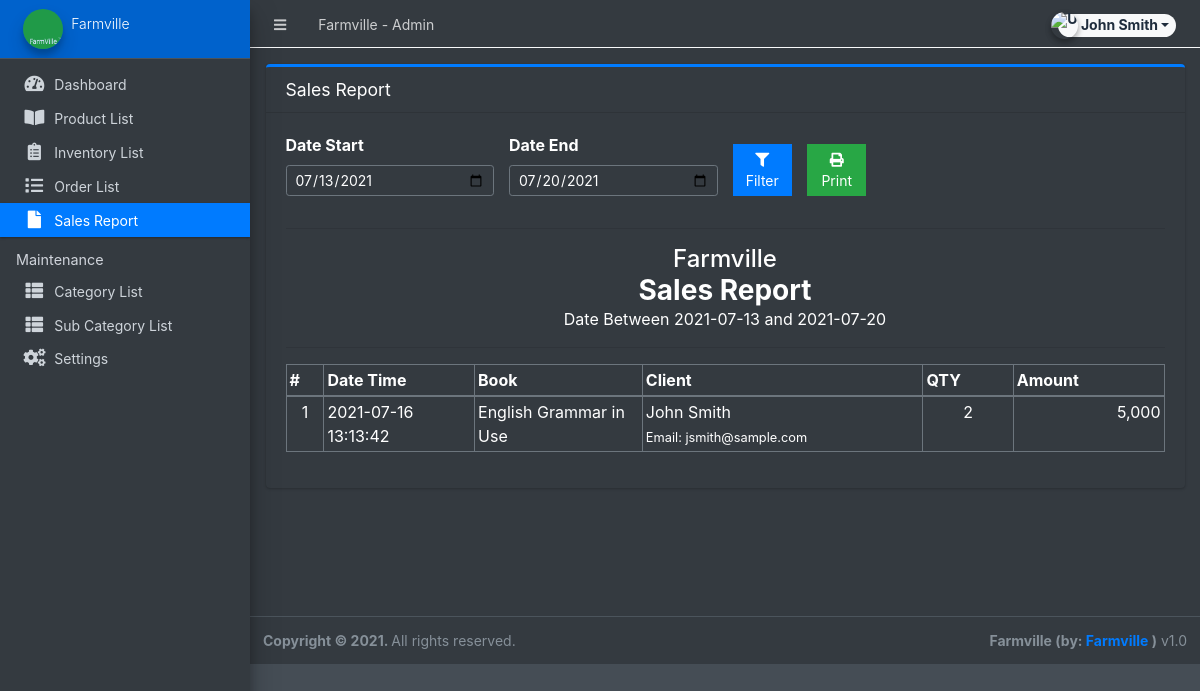
Page /admin/?page=sales (signed in) on the earlier database version.
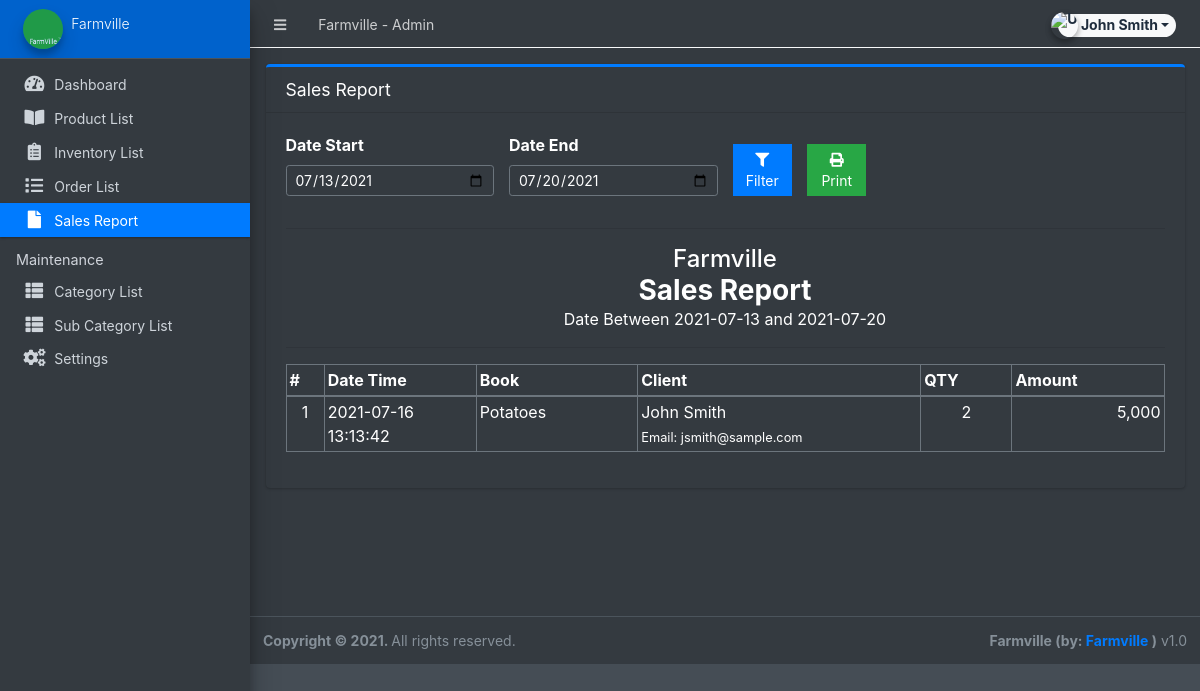
Same page on the later database version.
### tables this page shows
CREATE TABLE `order_list` (
  `id` int(30) NOT NULL,
  `order_id` int(30) NOT NULL,
  `product_id` int(30) NOT NULL,
  `quantity` int(30) NOT NULL,
  `price` double NOT NULL,
  `total` double NOT NULL
);

CREATE TABLE `sales` (
  `id` int(30) NOT NULL,
  `order_id` int(30) NOT NULL,
  `total_amount` double NOT NULL,
  `date_created` datetime NOT NULL DEFAULT current_timestamp()
);

CREATE TABLE `products` (
  `id` int(30) NOT NULL,
  `category_id` int(30) NOT NULL,
  `sub_category_id` int(30) NOT NULL,
  `title` varchar(250) NOT NULL,
  `author` text NOT NULL,
  `description` text NOT NULL,
  `status` tinyint(1) NOT NULL DEFAULT 1,
  `date_created` datetime NOT NULL DEFAULT current_timestamp()
);

CREATE TABLE `clients` (
  `id` int(30) NOT NULL,
  `firstname` varchar(250) NOT NULL,
  `lastname` varchar(250) NOT NULL,
  `gender` varchar(20) NOT NULL,
  `contact` varchar(15) NOT NULL,
  `email` varchar(250) NOT NULL,
  `password` text NOT NULL,
  `default_delivery_address` text NOT NULL,
  `date_created` datetime NOT NULL DEFAULT current_timestamp()
);

### config.php (called while the page is built, shortened)
<?php
require_once('classes/DBConnection.php');
require_once('classes/SystemSettings.php');
function validate_image($file){
	if(!empty($file)){
		if(is_file(base_app.$file)){
			return base_url.$file;
		}else{
			return base_url.'dist/img/no-image-available.png';
		}
	}else{
		return base_url.'dist/img/no-image-available.png';
	}
}
function isMobileDevice(){
    $aMobileUA = array(
        '/iphone/i' => 'iPhone',
        '/ipod/i' => 'iPod',
        '/ipad/i' => 'iPad',
        '/android/i' => 'Android',
        '/blackberry/i' => 'BlackBerry',
        '/webos/i' => 'Mobile'
    );
    return false;
}
?>

### classes/DBConnection.php (called while the page is built, shortened)
<?php
class DBConnection{
    private $host = DB_SERVER;
    private $username = DB_USERNAME;
    private $password = DB_PASSWORD;
    private $database = DB_NAME;
    public $conn;
    public function __construct(){
        if (!isset($this->conn)) {
            $this->conn = new mysqli($this->host, $this->username, $this->password, $this->database);
        }
    }
}
?>

### admin/sales/index.php (the view, shortened to what this page needs)
<?php
$date_start = isset($_GET['date_start']) ? $_GET['date_start'] :  date("Y-m-d",strtotime(date("Y-m-d")." -7 days")) ;
$date_end = isset($_GET['date_end']) ? $_GET['date_end'] :  date("Y-m-d") ;
?>
<div class="card card-primary card-outline">
    <div class="card-header">
        <h5 class="card-title">Sales Report</h5>
    </div>
    <div class="card-body">
        <form id="filter-form">
            <div class="row align-items-end">
                <div class="form-group col-md-3">
                    <label for="date_start">Date Start</label>
                    <input type="date" class="form-control form-control-sm" name="date_start" value="<?php echo date("Y-m-d",strtotime($date_start)) ?>">
                </div>
                <div class="form-group col-md-3">
                    <label for="date_start">Date End</label>
                    <input type="date" class="form-control form-control-sm" name="date_end" value="<?php echo date("Y-m-d",strtotime($date_end)) ?>">
                </div>
                <div class="form-group col-md-1">
                    <button class="btn btn-flat btn-block btn-primary btn-sm"><i class="fa fa-filter"></i> Filter</button>
                </div>
                <div class="form-group col-md-1">
                    <button class="btn btn-flat btn-block btn-success btn-sm" type="button" id="printBTN"><i class="fa fa-print"></i> Print</button>
                </div>
            </div>
        </form>
        <hr>
        <div id="printable">
            <div>
                <h4 class="text-center m-0"><?php echo $_settings->info('name') ?></h4>
                <h3 class="text-center m-0"><b>Sales Report</b></h3>
                <p class="text-center m-0">Date Between <?php echo $date_start ?> and <?php echo $date_end ?></p>
                <hr>
            </div>
            <table class="table table-bordered">
                <colgroup>
                    <col width="5">
                    <col width="10">
                    <col width="10">
                    <col width="10">
                    <col width="10">
                    <col width="10">
                </colgroup>
                <thead>
                    <tr>
                        <th>#</th>
                        <th>Date Time</th>
                        <th>Book</th>
                        <th>Client</th>
                        <th>QTY</th>
                        <th>Amount</th>
                    </tr>
                </thead>
                <tbody>
                    <?php
                    $i = 1;
                        $qry = $conn->query("SELECT * FROM `sales` where date(date_created) between '{$date_start}' and '{$date_end}' order by unix_timestamp(date_created) desc ");
                        while($row = $qry->fetch_assoc()):
                            $olist = $conn->query("SELECT ol.*,p.title,p.author,concat(c.firstname,' ',c.lastname) as name,c.email,o.date_created FROM order_list ol inner join orders o on o.id = ol.order_id inner join `products` p on p.id = ol.product_id inner join clients c on c.id = o.client_id  where ol.order_id = '{$row['order_id']}' ");
                            while($roww = $olist->fetch_assoc()):
                    ?>
                    <tr>
                        <td class="text-center"><?php echo $i++ ?></td>
                        <td><?php echo $row['date_created'] ?></td>
                        <td>
                            <p class="m-0"><?php echo $roww['title'] ?></p>
                        </td>
                        <td>
                            <p class="m-0"><?php echo $roww['name'] ?></p>
                            <p class="m-0"><small>Email: <?php echo $roww['email'] ?></small></p>
                        </td>
                        <td class="text-center"><?php echo $roww['quantity'] ?></td>
                        <td class="text-right"><?php echo number_format($roww['quantity'] * $roww['price']) ?></td>
                    </tr>
                    <?php endwhile; ?>
                    <?php endwhile; ?>
                </tbody>
            </table>
        </div>
    </div>
</div>

### admin/inc/header.php (shortened to what this page needs)
<head>
    <link rel="stylesheet" href="<?php echo base_url ?>plugins/fontawesome-free/css/all.min.css">
    <link rel="stylesheet" href="<?php echo base_url ?>plugins/tempusdominus-bootstrap-4/css/tempusdominus-bootstrap-4.min.css">
  <link rel="stylesheet" href="<?php echo base_url ?>plugins/datatables-bs4/css/dataTables.bootstrap4.min.css">
  <link rel="stylesheet" href="<?php echo base_url ?>plugins/datatables-responsive/css/responsive.bootstrap4.min.css">
  <link rel="stylesheet" href="<?php echo base_url ?>plugins/datatables-buttons/css/buttons.bootstrap4.min.css">
  <link rel="stylesheet" href="<?php echo base_url ?>plugins/select2/css/select2.min.css">
  <link rel="stylesheet" href="<?php echo base_url ?>plugins/select2-bootstrap4-theme/select2-bootstrap4.min.css">
    <link rel="stylesheet" href="<?php echo base_url ?>plugins/icheck-bootstrap/icheck-bootstrap.min.css">
    <link rel="stylesheet" href="<?php echo base_url ?>plugins/jqvmap/jqvmap.min.css">
    <link rel="stylesheet" href="<?php echo base_url ?>dist/css/adminlte.css">
    <link rel="stylesheet" href="<?php echo base_url ?>dist/css/custom.css">
    <link rel="stylesheet" href="<?php echo base_url ?>plugins/overlayScrollbars/css/OverlayScrollbars.min.css">
    <link rel="stylesheet" href="<?php echo base_url ?>plugins/daterangepicker/daterangepicker.css">
    <link rel="stylesheet" href="<?php echo base_url ?>plugins/summernote/summernote-bs4.min.css">
  <link rel="stylesheet" href="<?php echo base_url ?>plugins/sweetalert2-theme-bootstrap-4/bootstrap-4.min.css">
  </head>

### admin/inc/topBarNav.php (shortened to what this page needs)
<nav class="main-header navbar navbar-expand navbar-dark border border-light border-top-0  border-left-0 border-right-0 navbar-light text-sm">
  <ul class="navbar-nav">
    <li class="nav-item">
    <a class="nav-link" data-widget="pushmenu" href="#" role="button"><i class="fas fa-bars"></i></a>
    </li>
    <li class="nav-item d-none d-sm-inline-block">
      <a href="<?php echo base_url ?>" class="nav-link"><?php echo (!isMobileDevice()) ? $_settings->info('name'):$_settings->info('short_name'); ?> - Admin</a>
    </li>
  </ul>
  <ul class="navbar-nav ml-auto">
    <li class="nav-item">
      <div class="btn-group nav-link">
            <button type="button" class="btn btn-rounded badge badge-light dropdown-toggle dropdown-icon" data-toggle="dropdown">
              <span><img src="<?php echo validate_image($_settings->userdata('avatar')) ?>" class="img-circle elevation-2 user-img" alt="User Image"></span>
              <span class="ml-3"><?php echo ucwords($_settings->userdata('firstname').' '.$_settings->userdata('lastname')) ?></span>
            </button>
        </div>
    </li>
  </ul>
</nav>

### admin/inc/navigation.php (shortened to what this page needs)
<aside class="main-sidebar sidebar-dark-primary elevation-4 sidebar-no-expand">
  <a href="<?php echo base_url ?>admin" class="brand-link bg-primary text-sm">
  <img src="<?php echo validate_image($_settings->info('logo'))?>" alt="Store Logo" class="brand-image img-circle elevation-3" style="opacity: .8;width: 2.5rem;height: 2.5rem;max-height: unset">
  <span class="brand-text font-weight-light"><?php echo $_settings->info('short_name') ?></span>
  </a>
  <div class="sidebar os-host os-theme-light os-host-overflow os-host-overflow-y os-host-resize-disabled os-host-transition os-host-scrollbar-horizontal-hidden">
    <div class="os-content-glue" style="margin: 0px -8px; width: 249px; height: 646px;"></div>
    <div class="os-padding">
      <div class="os-viewport os-viewport-native-scrollbars-invisible" style="overflow-y: scroll;">
        <div class="os-content" style="padding: 0px 8px; height: 100%; width: 100%;">
          <nav class="mt-4">
             <ul class="nav nav-pills nav-sidebar flex-column text-sm nav-compact nav-flat nav-child-indent nav-collapse-hide-child" data-widget="treeview" role="menu" data-accordion="false">
              <li class="nav-item dropdown">
                <a href="./" class="nav-link nav-home">
                  <i class="nav-icon fas fa-tachometer-alt"></i>
                  <p>
                    Dashboard
                  </p>
                </a>
              </li>
              <li class="nav-item dropdown">
                <a href="<?php echo base_url ?>admin/?page=product" class="nav-link nav-product">
                  <i class="nav-icon fas fa-book-open"></i>
                  <p>
                    Product List
                  </p>
                </a>
              </li>
              <li class="nav-item dropdown">
                <a href="<?php echo base_url ?>admin/?page=inventory" class="nav-link nav-inventory">
                  <i class="nav-icon fas fa-clipboard-list"></i>
                  <p>
                    Inventory List
                  </p>
                </a>
              </li>
              <li class="nav-item dropdown">
                <a href="<?php echo base_url ?>admin/?page=orders" class="nav-link nav-orders">
                  <i class="nav-icon fas fa-list"></i>
                  <p>
                    Order List
                  </p>
                </a>
              </li>
              <li class="nav-item dropdown">
                <a href="<?php echo base_url ?>admin/?page=sales" class="nav-link nav-sales">
                  <i class="nav-icon fas fa-file"></i>
                  <p>
                    Sales Report
                  </p>
                </a>
              </li>
              <li class="nav-header">Maintenance</li>
              <li class="nav-item dropdown">
                <a href="<?php echo base_url ?>admin/?page=maintenance/category" class="nav-link nav-maintenance/category">
                  <i class="nav-icon fas fa-th-list"></i>
                  <p>
                    Category List
                  </p>
                </a>
              </li>
              <li class="nav-item dropdown">
                <a href="<?php echo base_url ?>admin/?page=maintenance/sub_category" class="nav-link nav-maintenance/sub_category">
                  <i class="nav-icon fas fa-th-list"></i>
                  <p>
                    Sub Category List
                  </p>
                </a>
              </li>
              <li class="nav-item dropdown">
                <a href="<?php echo base_url ?>admin/?page=system_info" class="nav-link nav-system_info">
                  <i class="nav-icon fas fa-cogs"></i>
                  <p>
                    Settings
                  </p>
                </a>
              </li>
            </ul>
          </nav>
        </div>
      </div>
    </div>
  </div>
</aside>

### admin/inc/footer.php (shortened to what this page needs)
<footer class="main-footer text-sm">
        <strong>Copyright © <?php echo date('Y') ?>.
        </strong>
        All rights reserved.
        <div class="float-right d-none d-sm-inline-block">
          <b><?php echo $_settings->info('short_name') ?> (by: <a href="mailto:farmville@gmail.com" target="blank">Farmville</a> )</b> v1.0
        </div>
      </footer>
    </div>

### admin/inc/topBarNav.php (style rules this page uses)
.user-img { position: absolute; height: 27px; width: 27px; object-fit: cover; left: -7%; top: -12%; }
.btn-rounded { border-radius: 50px; }

### admin/sales/index.php (style rules this page uses)
table td,table th { padding: 3px !important; }

Differences in the rows shown:
changed through a linked row, order_list "jsmith@sample.com": product.title "English Grammar in Use" → "Potatoes"
